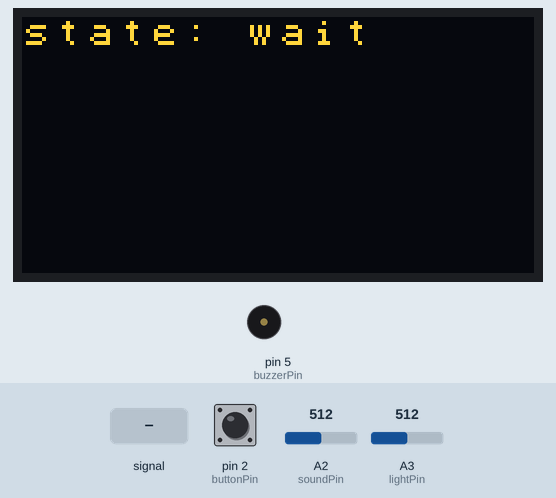
This sketch was run on a simulated Arduino Uno, built with avr-gcc and run on an emulated ATmega328P. Shown: 128×64 one-colour display, buzzer (waves = sounding). The inputs (shaded band) are chosen by the test bench; at power-on: pin 2 (buttonPin) LOW, A2 (soundPin) = 512, A3 (lightPin) = 512. The OLED is the two-colour kind (top 16 rows yellow).

Above: at 1.2 s.
1.3 s: A2 (soundPin) fed a 200 Hz sine of ±81 counts around its level
3.4 s: pin 2 (buttonPin) pulled HIGH for 0.15 s
At 4.4 s:
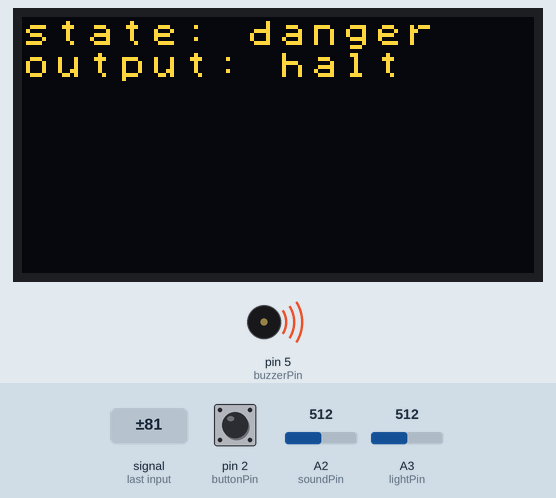
5.1 s: pin 2 (buttonPin) pulled HIGH for 1 s
At 6.6 s:
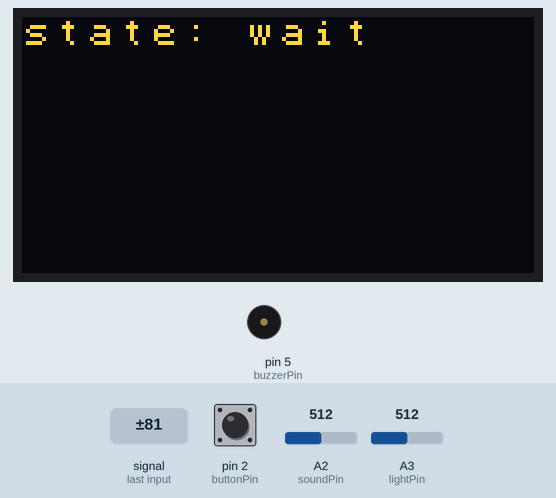
7.6 s: A2 (soundPin) fed a 2 Hz sine of ±306 counts around its level
9.5 s: A2 (soundPin) set to 900
Timing chart, 0 to 12.5 s (numbered marks = the images above; inputs shaded):
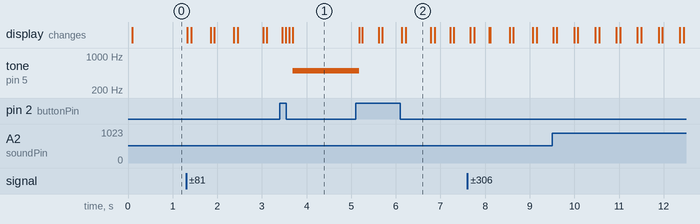

The sketch:

exercise4.ino
```cpp
/*
 * Exercise 4: Train Control Safety System
 *
 */
#include <Arduino.h>
#include <U8x8lib.h>
U8X8_SSD1306_128X64_NONAME_HW_I2C u8x8(/* reset=*/ U8X8_PIN_NONE);

// U8X8_SSD1306_128X64_NONAME_SW_I2C u8x8(/* clock=*/ SCL, /* data=*/ SDA, /* reset=*/ U8X8_PIN_NONE);   // OLEDs without Reset of the Display

int buzzerPin = 5; // address of buzzer (connected to digital pin 5)
int buttonPin = 2; // address of pushbutton (connected to digital pin 2)
volatile int toggle = 0;

const int soundPin = A2;                // address of sound sensor (connected to analog pin 2)
const int lightPin = A3;                // address of light sensor (connected to analog pin 3)
int soundValue = 0;                     // variable to hold the analog value coming from the sound sensor
int lightValue = 0;                     // variable to hold the analog value coming from the light sensor
const int soundThreshold = 550;         // found this value by looking at the serial plotter
const int lightThreshold = 600;         // found this value by looking at the serial plotter

volatile int current_state = 0;                  // keeps track of the current state

void setup(void) {
  //u8x8.setBusClock(100000);  // If you breakout other modules, please enable this line
  u8x8.begin(); // to start using the screen
  u8x8.setFlipMode(1);

  pinMode(soundPin, INPUT); // initialize analog pin 2 as an input
  pinMode(lightPin, INPUT); // intitialize analog pin 3 as an input
  pinMode(buzzerPin, OUTPUT);   // intitialize digital pin 5 as an output
  pinMode(buttonPin, INPUT);   // intitialize digital pin 2 as an input
  attachInterrupt(digitalPinToInterrupt(buttonPin), controlButton, RISING);

  // code used to find thresholds
  //Serial.begin(9600); // opens serial port, sets data rate to 9600 bps
}

void loop(void) {
  u8x8.setFont(u8x8_font_chroma48medium8_r);
  switch (current_state) {
  case 0: // wait state
    // turn buzzer off:
    noTone(buzzerPin);
    u8x8.clearLine(1);
    u8x8.setCursor(0, 0);
    u8x8.print("state: wait  ");
    soundValue = analogRead(soundPin); // reads the input on analog pin A2 (value between 0 and 1023)
    lightValue = analogRead(lightPin); // reads the input on analog pin A3 (value between 0 and 1023)
    if (lightValue > lightThreshold){ // train is approaching
      u8x8.setCursor(0, 1);
      u8x8.print("output: lowerGate");
    }else if (soundValue > soundThreshold){ // train is leaving
      u8x8.setCursor(0, 1);
      u8x8.print("output: raiseGate");
    }
    break;
  case 1: //danger state
    u8x8.setCursor(0, 0);
    u8x8.print("state: danger");
    u8x8.setCursor(0, 1);
    u8x8.print("output: halt    ");
    // turn buzzer on:
    tone(buzzerPin, 500);
    break;
  default:
    break;
  }
  // code used to find thresholds
  //soundValue = analogRead(soundPin); // reads the input on analog pin A2 (value between 0 and 1023)
  //lightValue = analogRead(lightPin); // reads the input on analog pin A3 (value between 0 and 1023)
  //Serial.print("x:"); Serial.print(soundValue); Serial.print("  ");
  //Serial.print("y:"); Serial.println(lightValue);
  //delay(10); // delay 10 milliseconds before the next reading
}

void controlButton() {
  if (toggle == 0) {
      current_state = 1;
      toggle = 1;
  } else {
      current_state = 0;
      toggle = 0;
  }
}
```

Measured:
- after the input at 3.4 s, tone on pin 5 (buzzerPin): silent → 500 Hz after 0.29 s; the display: first differs from a run without the input after 0.14 s (image 1 shows a later state)
- after the input at 5.1 s, tone on pin 5 (buzzerPin): 500 Hz → silent after 0.07 s; the display: first changes after 0.08 s (image 2 shows a later state)
